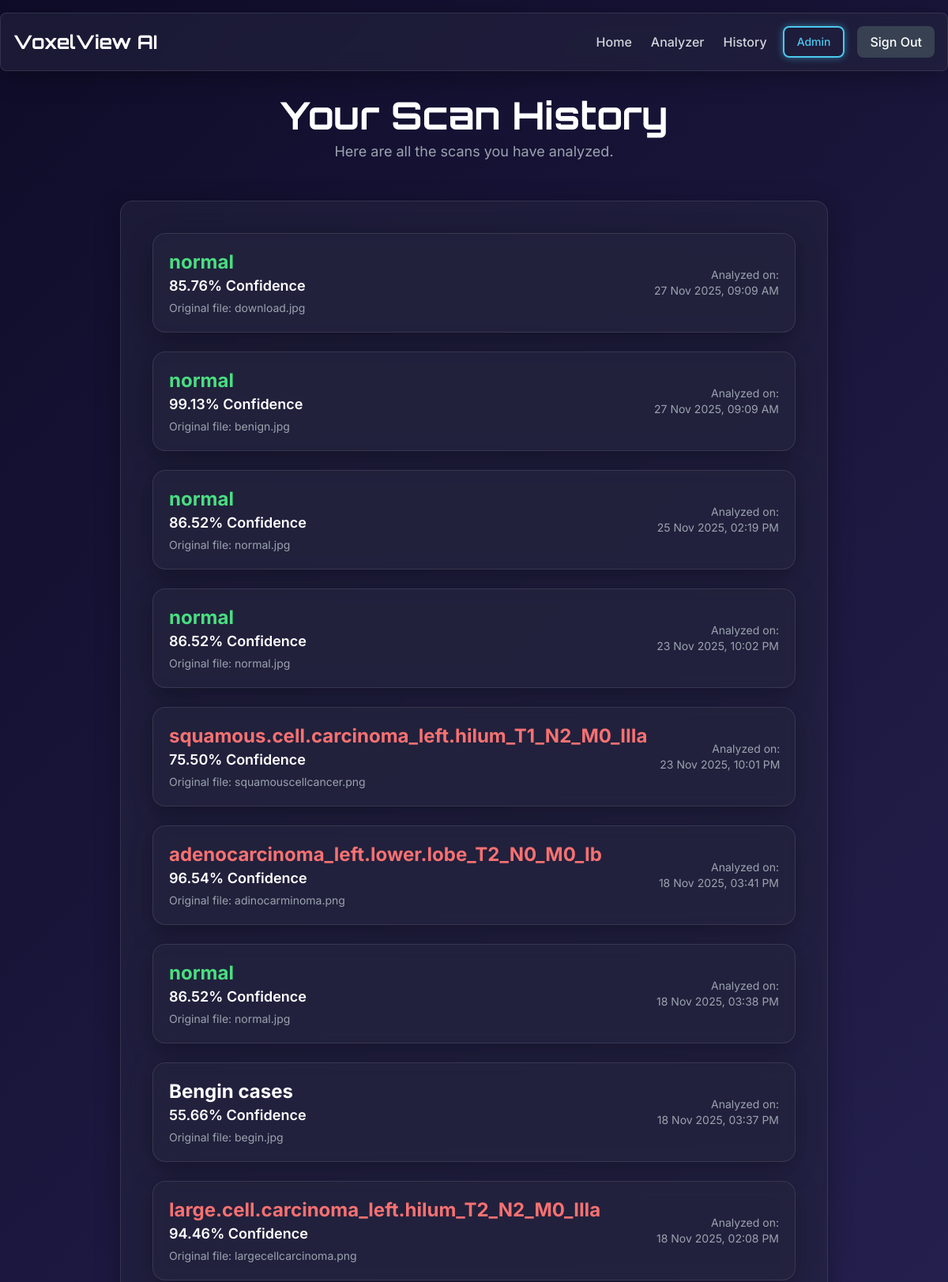
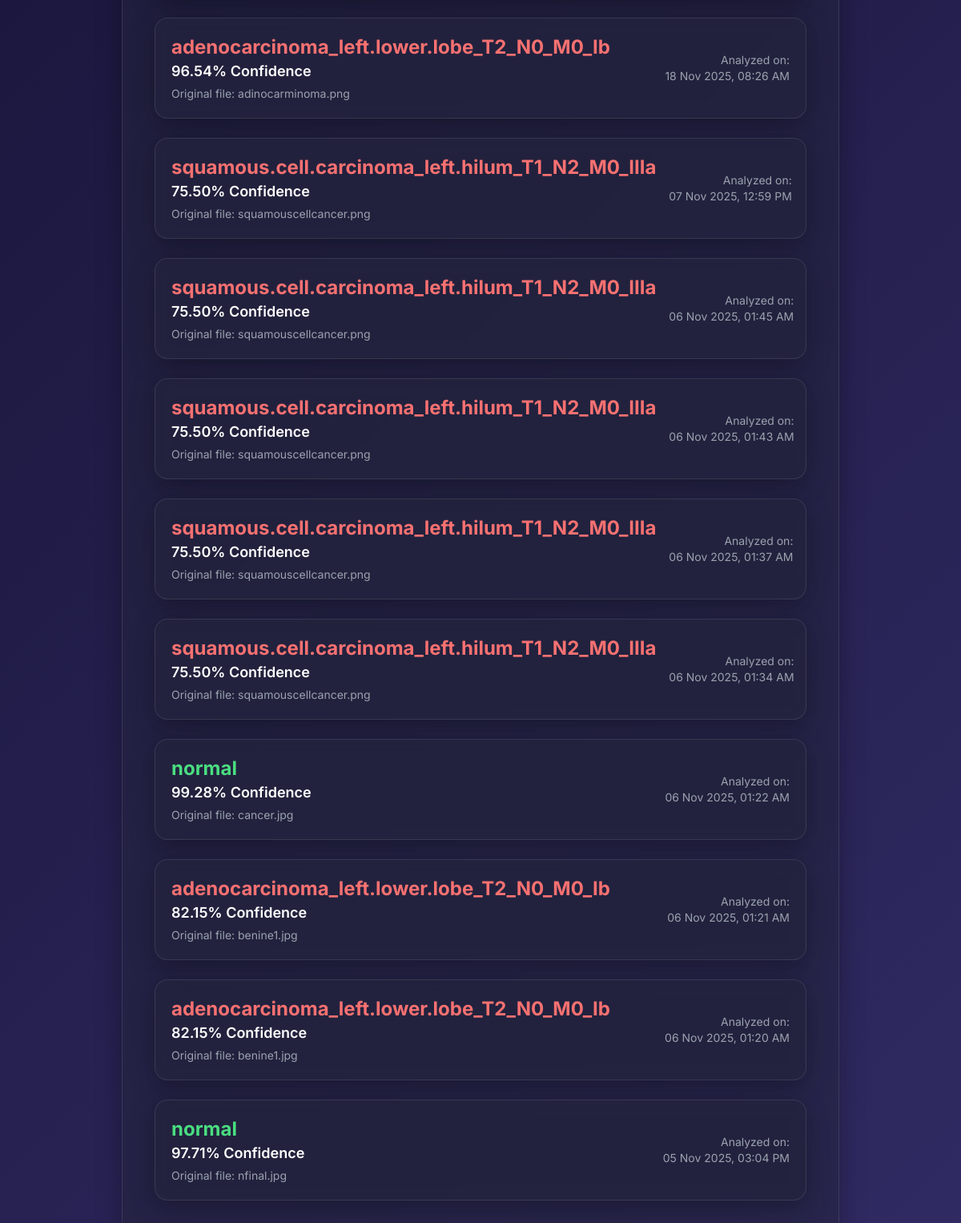
The page /history (signed in) on the database its author committed (2 pictures, top to bottom).
### app.py (models this page shows)
class Scan(db.Model):
    id = db.Column(db.Integer, primary_key=True)
    filename = db.Column(db.String(100), nullable=False)
    prediction = db.Column(db.String(100), nullable=False)
    confidence = db.Column(db.Float, nullable=False)
    timestamp = db.Column(db.DateTime, nullable=False, default=datetime.now)
    user_id = db.Column(db.Integer, db.ForeignKey('user.id'), nullable=False)

### app.py (the view)
@app.route('/history')
@login_required
def history():
    scans = Scan.query.filter_by(user_id=current_user.id).order_by(Scan.timestamp.desc()).all()
    return render_template('history.html', title='Scan History', scans=scans)

### app.py (called while the page is built)
@login_manager.user_loader
def load_user(user_id):
    return User.query.get(int(user_id))

### templates/history.html (shortened to what this page needs)
{% extends "layout.html" %}
{% block content %}
<div class="page-content">
    <header class="text-center mb-12">
        <h1 class="text-5xl font-orbitron font-bold text-white">
            Your Scan History
        </h1>
        <p class="text-lg text-gray-400 mt-2">
            Here are all the scans you have analyzed.
        </p>
    </header>
    <div class="glass-card p-6 md:p-10 max-w-4xl mx-auto">
        <div class="space-y-6">
            {% if scans %}
                {% for scan in scans %}
                    <div class="glass-card p-5 flex flex-col sm:flex-row justify-between items-start sm:items-center gap-4">
                        <div class="flex-1">
                            {% set color_class = 'text-white' %}
                            {% if 'normal' in scan.prediction.lower() %}
                                {% set color_class = 'text-green-400' %}
                            {% elif 'benign' in scan.prediction.lower() %}
                                {% set color_class = 'text-yellow-400' %}
                            {% elif 'malignant' in scan.prediction.lower() or 'carcinoma' in scan.prediction.lower() or 'adeno' in scan.prediction.lower() %}
                                {% set color_class = 'text-red-400' %}
                            {% endif %}
                            <h3 class="text-2xl font-bold {{ color_class }}">
                                {{ scan.prediction }}
                            </h3>
                            <p class="text-lg font-semibold text-white">
                                {{ "%.2f"|format(scan.confidence) }}% Confidence
                            </p>
                            <p class="text-sm text-gray-400 mt-1">
                                Original file: {{ scan.filename }}
                            </p>
                        </div>
                        <div class="flex-shrink-0 text-gray-400 text-sm text-left sm:text-right">
                            <p>Analyzed on:</p>
                            <p>{{ scan.timestamp.strftime('%d %b %Y, %I:%M %p') }}</p>
                        </div>
                    </div>
                {% endfor %}
            {% endif %}
        </div>
    </div>
</div>
{% endblock %}

### templates/layout.html (shortened to what this page needs)
<!DOCTYPE html>
<html lang="en">
<head>
    <script src="https://cdn.tailwindcss.com"></script>
</head>
<body class="min-h-screen">
    <nav class="glass-card no-hover max-w-7xl mx-auto my-4 p-4 rounded-lg z-50 sticky top-4">
        <div class="flex justify-between items-center">
            {% if current_user.is_authenticated %}
                <a href="{{ url_for('home') }}" class="font-orbitron text-2xl font-bold text-white hover:text-cyan-400 transition-colors">
                    VoxelView AI
                </a>
            {% else %}
                 <a href="{{ url_for('landing') }}" class="font-orbitron text-2xl font-bold text-white hover:text-cyan-400 transition-colors">
                    VoxelView AI
                </a>
            {% endif %}
            <div class="flex items-center">
                {% if current_user.is_authenticated %}
                    <a href="{{ url_for('home') }}" class="text-gray-300 hover:text-white px-3 py-2 rounded-md font-medium">Home</a>
                    <a href="{{ url_for('analyzer') }}" class="text-gray-300 hover:text-white px-3 py-2 rounded-md font-medium">Analyzer</a>
                    <a href="{{ url_for('history') }}" class="text-gray-300 hover:text-white px-3 py-2 rounded-md font-medium">History</a>
                    {% if current_user.is_admin %}
                    <a href="{{ url_for('admin') }}" class="ml-2 btn-neon font-medium px-4 py-2 rounded-lg text-sm">
                        Admin
                    </a>
                    {% endif %}
                    <a href="{{ url_for('signout') }}" class="ml-4 bg-gray-700 hover:bg-gray-600 font-medium text-white px-4 py-2 rounded-lg transition-colors">
                        Sign Out
                    </a>
                {% endif %}
            </div>
        </div>
    </nav>
    <main class="max-w-7xl mx-auto p-4">
        {% block content %}{% endblock %}
    </main>
</body>
</html>

### templates/layout.html (style rules this page uses)
:root { --bg-dark: #0f0c29; --bg-mid: #302b63; --bg-light: #24243e; --accent-purple: #a855f7; --accent-pink: #f72585; --accent-blue: #4cc9f0; }
body { font-family: 'Inter', sans-serif; background: linear-gradient(135deg, var(--bg-dark), var(--bg-mid)); background-attachment: fixed; color: #e5e7eb; overflow-x: hidden; }
.font-orbitron { font-family: 'Orbitron', sans-serif; }
.glass-card { background: rgba(36, 36, 62, 0.6); backdrop-filter: blur(10px); border: 1px solid rgba(255, 255, 255, 0.1); border-radius: 1rem; box-shadow: 0 8px 32px 0 rgba(0, 0, 0, 0.3); transition: all 0.3s ease; }
.btn-neon { background-color: transparent; border: 2px solid var(--accent-blue); color: var(--accent-blue); transition: all 0.3s ease; box-shadow: 0 0 10px rgba(76, 201, 240, 0.5); }
.page-content { animation: fadeIn 0.6s ease-in-out; }

### rows shown on the page
Scan: prediction "normal", confidence "85.76", filename "download.jpg", timestamp "27 Nov 2025, 09:09 AM"
Scan: prediction "normal", confidence "99.13", filename "benign.jpg", timestamp "27 Nov 2025, 09:09 AM"
Scan: prediction "normal", confidence "86.52", filename "normal.jpg", timestamp "25 Nov 2025, 02:19 PM"
Scan: prediction "normal", confidence "86.52", filename "normal.jpg", timestamp "23 Nov 2025, 10:02 PM"
Scan: prediction "squamous.cell.carcinoma_left.hilum_T1_N2_M0_IIIa", confidence "75.50", filename "squamouscellcancer.png", timestamp "23 Nov 2025, 10:01 PM"
Scan: prediction "adenocarcinoma_left.lower.lobe_T2_N0_M0_Ib", confidence "96.54", filename "adinocarminoma.png", timestamp "18 Nov 2025, 03:41 PM"
Scan: prediction "normal", confidence "86.52", filename "normal.jpg", timestamp "18 Nov 2025, 03:38 PM"
Scan: prediction "Bengin cases", confidence "55.66", filename "begin.jpg", timestamp "18 Nov 2025, 03:37 PM"
Scan: prediction "large.cell.carcinoma_left.hilum_T2_N2_M0_IIIa", confidence "94.46", filename "largecellcarcinoma.png", timestamp "18 Nov 2025, 02:08 PM"
Scan: prediction "adenocarcinoma_left.lower.lobe_T2_N0_M0_Ib", confidence "96.54", filename "adinocarminoma.png", timestamp "18 Nov 2025, 08:26 AM"
Scan: prediction "squamous.cell.carcinoma_left.hilum_T1_N2_M0_IIIa", confidence "75.50", filename "squamouscellcancer.png", timestamp "07 Nov 2025, 12:59 PM"
Scan: prediction "squamous.cell.carcinoma_left.hilum_T1_N2_M0_IIIa", confidence "75.50", filename "squamouscellcancer.png", timestamp "06 Nov 2025, 01:45 AM"
Scan: prediction "squamous.cell.carcinoma_left.hilum_T1_N2_M0_IIIa", confidence "75.50", filename "squamouscellcancer.png", timestamp "06 Nov 2025, 01:43 AM"
Scan: prediction "squamous.cell.carcinoma_left.hilum_T1_N2_M0_IIIa", confidence "75.50", filename "squamouscellcancer.png", timestamp "06 Nov 2025, 01:37 AM"
Scan: prediction "squamous.cell.carcinoma_left.hilum_T1_N2_M0_IIIa", confidence "75.50", filename "squamouscellcancer.png", timestamp "06 Nov 2025, 01:34 AM"
Scan: prediction "normal", confidence "99.28", filename "cancer.jpg", timestamp "06 Nov 2025, 01:22 AM"
Scan: prediction "adenocarcinoma_left.lower.lobe_T2_N0_M0_Ib", confidence "82.15", filename "benine1.jpg", timestamp "06 Nov 2025, 01:21 AM"
Scan: prediction "adenocarcinoma_left.lower.lobe_T2_N0_M0_Ib", confidence "82.15", filename "benine1.jpg", timestamp "06 Nov 2025, 01:20 AM"
Scan: prediction "normal", confidence "97.71", filename "nfinal.jpg", timestamp "05 Nov 2025, 03:04 PM"
